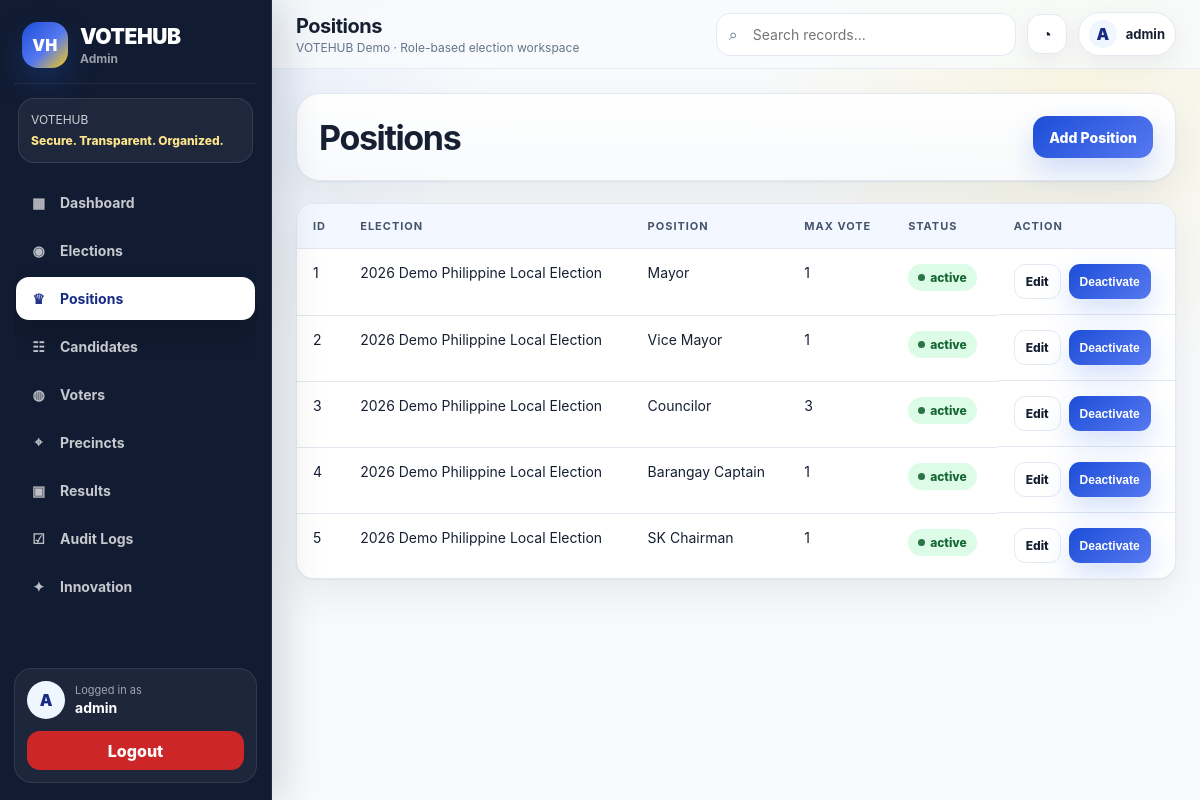
/admin/positions.php (signed in), run on the app's committed database.
### tables this page shows
CREATE TABLE positions (
    position_id INT AUTO_INCREMENT PRIMARY KEY,
    election_id INT NOT NULL,
    position_name VARCHAR(100) NOT NULL,
    max_vote INT NOT NULL DEFAULT 1,
    status ENUM('active','inactive') NOT NULL DEFAULT 'active',
    CONSTRAINT fk_positions_elections FOREIGN KEY (election_id) REFERENCES elections(election_id)
        ON UPDATE CASCADE ON DELETE CASCADE,
    UNIQUE KEY unique_position_per_election (election_id, position_name)
);

CREATE TABLE elections (
    election_id INT AUTO_INCREMENT PRIMARY KEY,
    election_name VARCHAR(150) NOT NULL,
    election_type VARCHAR(80) NOT NULL,
    start_datetime DATETIME NOT NULL,
    end_datetime DATETIME NOT NULL,
    status ENUM('upcoming','open','closed') NOT NULL DEFAULT 'upcoming',
    created_at TIMESTAMP DEFAULT CURRENT_TIMESTAMP
);

### admin/positions.php (the view, shortened to what this page needs)
<?php
require_once __DIR__ . '/../includes/functions.php';
$positions = $pdo->query('SELECT p.*, e.election_name FROM positions p INNER JOIN elections e ON p.election_id=e.election_id ORDER BY e.election_id DESC, p.position_id ASC')->fetchAll();
include __DIR__ . '/../includes/header.php';
include __DIR__ . '/../includes/sidebar.php';
?>
<div class="page-header"><h1>Positions</h1><a class="btn" href="<?= BASE_URL ?>/admin/add_position.php">Add Position</a></div>
<div class="card table-wrap">
<table>
<tr><th>ID</th><th>Election</th><th>Position</th><th>Max Vote</th><th>Status</th><th>Action</th></tr>
<?php foreach ($positions as $pos): ?>
<tr>
<td><?= h($pos['position_id']) ?></td><td><?= h($pos['election_name']) ?></td><td><?= h($pos['position_name']) ?></td><td><?= h($pos['max_vote']) ?></td><td><?= badge($pos['status']) ?></td>
<td class="actions"><a class="btn btn-light" href="<?= BASE_URL ?>/admin/edit_position.php?id=<?= $pos['position_id'] ?>">Edit</a><form method="POST" class="confirm-form"><button name="toggle" type="submit"><?= $pos['status']==='active'?'Deactivate':'Activate' ?></button></form></td>
</tr>
<?php endforeach; ?>
</table>
</div>
<?php include __DIR__ . '/../includes/footer.php'; ?>

### includes/functions.php (shortened to what this page needs)
<?php
function h($value) {
    return htmlspecialchars((string)$value, ENT_QUOTES, 'UTF-8');
}
function badge($text) {
    $class = strtolower(str_replace(' ', '-', $text));
    return '<span class="badge badge-' . h($class) . '">' . h($text) . '</span>';
}
?>

### assets/css/style.css (style rules this page uses)
:root { --bg: #f8fafc; --bg-soft: #eef4ff; --surface: #ffffff; --surface-2: #f8fafc; --text: #172033; --muted: #65748b; --border: #e3e9f3; --primary: #1d4ed8; --primary-dark: #172b85; --primary-soft: #dbeafe; --navy: #111b31; --navy-2: #1d2b4a; --accent-yellow: #facc15; --accent-red: #dc2626; --success: #16a34a; --warning: #f59e0b; --danger: #dc2626; --shadow-card: 0 1px 2px rgba(15, 23, 42, 0.05), 0 16px 40px rgba(15, 23, 42, 0.07); --shadow-soft: 0 8px 24px rgba(15, 23, 42, 0.06); --radius: 18px; --radius-lg: 26px; }
* { box-sizing: border-box; }
html { scroll-behavior: smooth; }
body { margin: 0; font-family: Inter, ui-sans-serif, system-ui, -apple-system, BlinkMacSystemFont, "Segoe UI", Arial, sans-serif; background: radial-gradient(circle at 8% 0%, rgba(37, 99, 235, 0.12), transparent 30%), radial-gradient(circle at 90% 8%, rgba(250, 204, 21, 0.11), transparent 25%), var(--bg); color: var(--text); min-height: 100vh; }
a { color: inherit; text-decoration: none; }
button, .btn { display: inline-flex; align-items: center; justify-content: center; gap: 8px; min-height: 42px; padding: 10px 16px; border: 0; border-radius: 14px; background: linear-gradient(135deg, var(--primary), #5578f0); color: #fff; font-size: 14px; font-weight: 850; cursor: pointer; box-shadow: 0 12px 28px rgba(37,99,235,0.20); transition: transform .18s ease, box-shadow .18s ease, opacity .18s ease; }
.btn-light { background: #fff; color: var(--text); border: 1px solid var(--border); box-shadow: none; }
.confirm-form { display: inline; }
.page-header { display: flex; justify-content: space-between; align-items: center; gap: 18px; margin-bottom: 22px; padding: 22px; border: 1px solid var(--border); border-radius: 24px; background: linear-gradient(180deg, rgba(255,255,255,0.96), rgba(248,250,252,0.94)); box-shadow: var(--shadow-card); }
.page-header h1 { margin: 0; font-size: clamp(25px, 3vw, 34px); letter-spacing: -0.04em; }
.card { margin-bottom: 22px; padding: 22px; border: 1px solid var(--border); border-radius: 24px; background: rgba(255,255,255,0.94); box-shadow: var(--shadow-card); }
.table-wrap { overflow-x: auto; border: 1px solid var(--border); border-radius: 18px; background: #fff; }
.table-wrap.card { padding: 0; }
table { width: 100%; min-width: 760px; border-collapse: collapse; background: #fff; }
th, td { padding: 15px 16px; border-bottom: 1px solid var(--border); text-align: left; vertical-align: top; font-size: 14px; }
th { color: #44546a; font-size: 11px; text-transform: uppercase; letter-spacing: .09em; background: #f3f7ff; }
tr:last-child td { border-bottom: 0; }
.actions { display: flex; gap: 8px; align-items: center; flex-wrap: wrap; }
.actions .btn, .actions button { min-height: 35px; padding: 8px 11px; font-size: 12px; border-radius: 11px; }
.badge { display: inline-flex; align-items: center; gap: 5px; border-radius: 999px; padding: 6px 10px; font-size: 12px; font-weight: 850; background: #eef2f7; color: #42526a; }
.badge::before { content: ''; width: 7px; height: 7px; border-radius: 50%; background: currentColor; opacity: .9; }
.badge-open, .badge-active, .badge-approved, .badge-voted { background: #dcfce7; color: #166534; }
.card form:last-child, form.card:last-child { margin-bottom: 0; }

### data on the page
positions: position_id "1", election.election_name "2026 Demo Philippine Local Election", position_name "Mayor", max_vote "1", status "active", shows "Deactivate"
positions: position_id "2", election.election_name "2026 Demo Philippine Local Election", position_name "Vice Mayor", max_vote "1", status "active", shows "Deactivate"
positions: position_id "3", election.election_name "2026 Demo Philippine Local Election", position_name "Councilor", max_vote "3", status "active", shows "Deactivate"
positions: position_id "4", election.election_name "2026 Demo Philippine Local Election", position_name "Barangay Captain", max_vote "1", status "active", shows "Deactivate"
positions: position_id "5", election.election_name "2026 Demo Philippine Local Election", position_name "SK Chairman", max_vote "1", status "active", shows "Deactivate"

### other printed values
$roleLabel ?: 'User' "Admin"
substr($name, 0, 1) "A"
$name "admin"
$pageTitleDisplay "Positions"
